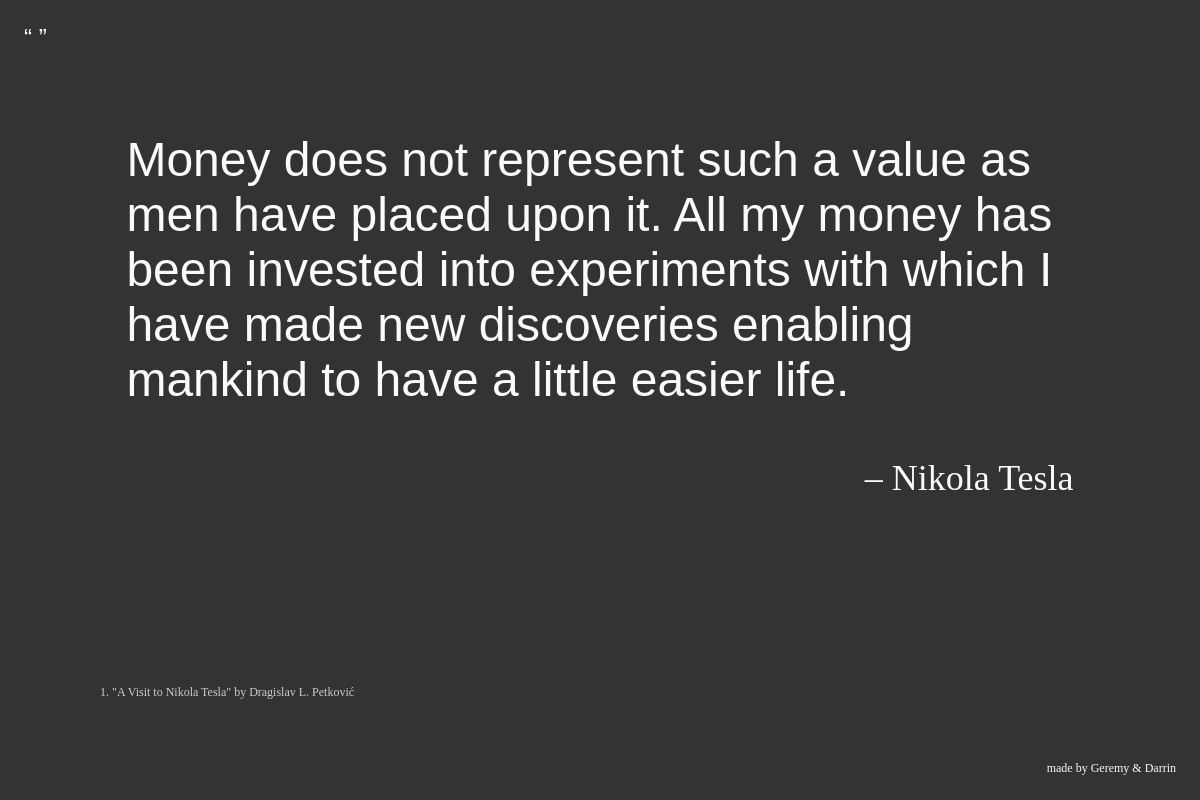
/person/3/3/, run on the app's committed database.
### people/models.py (models this page shows, shortened)
class Quote(models.Model):
    person = models.ForeignKey(Person)
    slug = models.SlugField()
    quote_text = models.TextField()
    source = models.TextField()
    topics = models.CharField(max_length=200)
    date = models.CharField(max_length=5)
    pub_date = models.DateTimeField('date published', default=datetime.datetime.now())
    updated_date = models.DateTimeField(default=datetime.datetime.now())

class Person(models.Model):
    person_name = models.CharField(max_length=200)
    slug = models.SlugField()
    wiki = models.URLField('Authors Wikipedia Page')
    pub_date = models.DateTimeField('date published',default=datetime.datetime.now())
    updated_date = models.DateTimeField(default=datetime.datetime.now())

### people/views.py (the view)
# urls.py: url(r'^(?P<person_id>\d+)/(?P<quote_id>\d+)/$', views.quote_detail, name='quote_detail'),
def quote_detail(request, person_id, quote_id):
    quote = get_object_or_404(Quote, pk=quote_id)
    person = get_object_or_404(Person, pk=person_id)
    return render(request, 'people/quote_detail.html', {
        'person': person,
        'quote': quote,
        })

### people/templates/people/quote_detail.html
{% extends "base.html" %}
{% block content %}
    <h1 class="quote {% if quote.quote_text|length > 100 %} long {% endif %}">{{ quote.quote_text }}</h1>
    <h2 class="person">– <a href="{% url 'person_detail' person.id %}">{{ person.person_name }}</a></h2>
    <small class="source">1. {{ quote.source|urlize }}</small>
{% endblock content %}

### people/templates/base.html (style rules this page uses)
html { color: #fafafa; background-color: #333; text-align: center; font-size: 24px; padding-top: 24px; font-family:"Futura", serif; }
a { color: #fafafa; text-decoration: none; }
.quote { font-family: Cooper Black, Arial Black, Sans-Serif; font-size: 84px; font-weight: 100; padding: 100px 100px 50px 100px; max-width: 80%; margin: auto; text-align: left; }
.quote.long { font-size: 48px; }
.source { font-size: 12px; position: absolute; bottom: 100px; left: 100px; color: #ccc; }
.person { font-weight: 100; text-align: right; max-width: 80%; margin: auto; }

### data on the page
Quote: quote_text "Money does not represent such a value as men have placed upon it. All my money has been invested into experiments with which I have made new discoveries enabling mankind to have a little easier life.", source "\"A Visit to Nikola Tesla\" by Dragislav L. Petković"
Person: person_name "Nikola Tesla"
